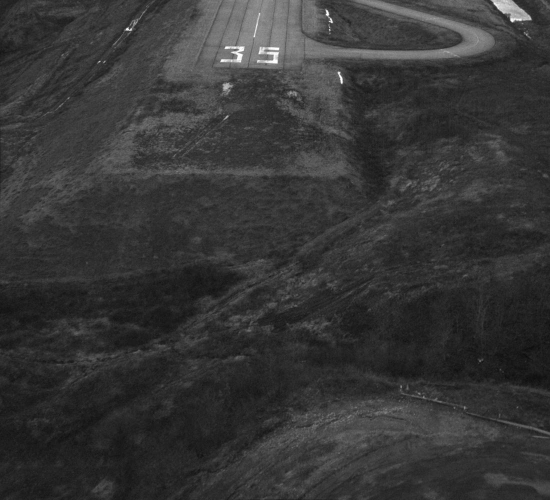
%> input picture assgn7/data/landing/frame0195_crop.jpg, 1100 x 1000 px (shown at 1/2 size); its folder holds only this picture in this run
$ octave mb_demo_landing.m   (GNU Octave 9; MATLAB toolbox functions it lacks are replaced by stand-ins)
%> lines starting %> are read from the running program, lines starting %| are printed output that depends on the picture
### assgn7/matlab/initAffineMBTracker.m
function [affineMBContext] = initAffineMBTracker(img, rect)

x = rect(1); y = rect(2); w = rect(3); h = rect(4);

[Xq, Yq] = meshgrid((x:x+w-1), (y:y+h-1));
tmp = interp2(im2double(img), double(Xq), double(Yq));
% tmp = tmp * 225;

%% 3. Evaluate gradient of template
[Tx, Ty] = gradient(tmp);
grad_T = [Tx(:) Ty(:)]';

%% 4. Evaluate jacobian
xs = 0:w-1;
ys = 0:h-1;
m = w * h;

dW_dp = zeros(2*m, 6);
dW_dp(1:2:end, 1) = reshape(repmat(xs', 1, h)', [m 1]);
dW_dp(2:2:end, 2) = reshape(repmat(xs', 1, h)', [m 1]);
dW_dp(1:2:end, 3) = repmat(ys, 1, w);
dW_dp(2:2:end, 4) = repmat(ys, 1, w);
dW_dp(:, 5) = repmat([1 0], 1, m);
dW_dp(:, 6) = repmat([0 1], 1, m);

%% 5. Compute steepest image gradT_J
affineMBContext.gradT_J = zeros(m, 6);
for pixel = 1:m
    affineMBContext.gradT_J(pixel, :) = grad_T(:, pixel)' * dW_dp((2*pixel-1:2*pixel), :);
end

%% 6. Compute hessian and then inverse
affineMBContext.invH = inv(affineMBContext.gradT_J' * affineMBContext.gradT_J);
end

### assgn7/matlab/mb_demo_landing.m
tracker = [440 90 565-440 135-90];
x = tracker(1); y = tracker(2); w = tracker(3); h = tracker(4);

%% Initialize the tracker
% figure;

% TODO run the Matthew-Baker alignment in both landing and car sequences
prepath = '../data/landing/';
frames = dir(strcat(prepath, '*.jpg'));

prev_frame = imread(strcat(prepath, frames(1).name));
%> prev_frame is the input picture: size 1000x1100 uint8; min 10, max 255, mean 54.1

% imshow(prev_frame)
% ginput(2)
[Xq, Yq] = meshgrid((x:x+w-1), (y:y+h-1));
template = interp2(im2double(prev_frame), double(Xq), double(Yq));
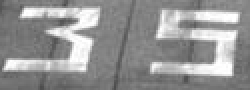
%> template: size 45x125 double (shown 2 times larger); min 0.298, max 1, mean 0.584
tmp_corners = [1 1; 1 h; w h; w 1]';

context = initAffineMBTracker(prev_frame, tracker);
%> in initAffineMBTracker, `[Tx, Ty] = gradient(tmp);`:
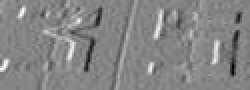
%> Tx: size 45x125 double (shown 2 times larger); min -0.282, max 0.259, mean 0.000369; drawn with min black and max white
%> in initAffineMBTracker, `[Tx, Ty] = gradient(tmp);`:
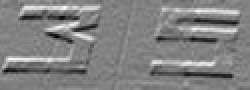
%> Ty: size 45x125 double (shown 2 times larger); min -0.284, max 0.273, mean -0.00159; drawn with min black and max white
%> in initAffineMBTracker, `affineMBContext.invH = inv(affineMBContext.gradT_J' * affineMBContext...`: affineMBContext.invH = [6.59e-05 -3.67e-06 -1.6e-05 -9.87e-07 -0.00392 0.000315; -3.67e-06 2.69e-05 -2.09e-06 -1.72e-06 0.000337 -0.00163; -1.6e-05 -2.09e-06 0.000823 -4.56e-05 -0.0161 0.00113; -9.87e-07 -1.72e-06 -4.56e-05 0.000282 0.00106 -0.00528; -0.00392 0.000337 -0.0161 0.00106 0.679 -0.0538; 0.000315 -0.00163 0.00113 -0.00528 -0.0538 0.242]

vid = VideoWriter('mb_landing.avi');
open(vid);

%% Start tracking
% initially, W(x; 0) so p = 0 for every estimation of p per frame
Win = [ 1 0 x; 0 1 y; 0 0 1 ];
p_init = [0 0 x; 0 0 y];
for i = 2:length(frames)
    new_frame = imread(strcat(prepath, frames(i).name));

    Wout = affineMBTracker(new_frame, template, tracker, Win, context);

    warp_pts =  Wout * [tmp_corners; ones(1, size(tmp_corners, 2))];
    warp_pts_ = warp_pts(1:2, :);
    min_xy = min(warp_pts_, [], 2);
    max_xy = max(warp_pts_, [], 2);
    new_tracker = [min_xy(1), min_xy(2), max_xy(1) - min_xy(1), max_xy(2) - min_xy(2)];

    Win = Wout;

    clf;
    hold on;
    axis tight;
    imshow(new_frame, 'border', 'tight');
    rectangle('Position', new_tracker, 'EdgeColor', [1 1 0], 'LineWidth', 2);
    text(new_tracker(1), new_tracker(2)-15, 'MB', 'Color', [1 1 0], 'FontSize', 14, 'FontWeight', 'bold');
    % plot([warp_pts(1,:) warp_pts(1,1)], [warp_pts(2,:) warp_pts(2,1)], 'r-');
    % Frame #
    % annotation('textbox', [0.5, 0.5, 0, 0], 'string', sprintf('frame #%d', i), 'Color', 'Red');
    drawnow;

    frame = getframe(gcf);
    writeVideo(vid, frame.cdata);
end

close(vid);

$ run again, on assgn7/data/landing/frame0217_crop.jpg
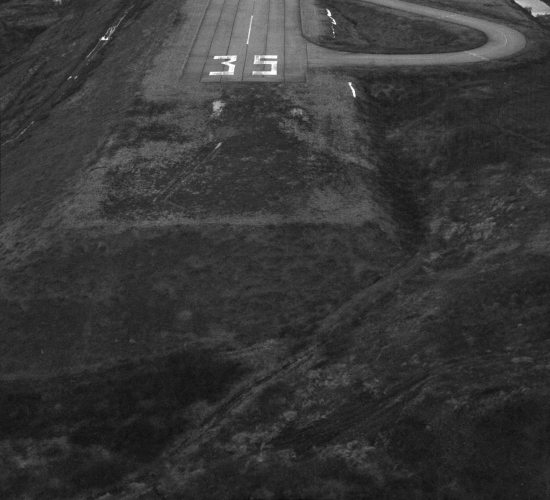
%> input picture assgn7/data/landing/frame0217_crop.jpg, 1100 x 1000 px (shown at 1/2 size)
%> prev_frame is the input picture: size 1000x1100 uint8; min 6, max 255, mean 54.4
%> `template = interp2(im2double(prev_frame), double(Xq), double(Yq));`:
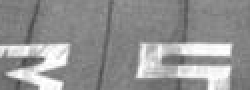
%> template: size 45x125 double (shown 2 times larger); min 0.251, max 1, mean 0.578
%> in initAffineMBTracker, `[Tx, Ty] = gradient(tmp);`:
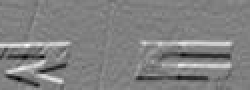
%> Ty: size 45x125 double (shown 2 times larger); min -0.312, max 0.306, mean 0.000766; drawn with min black and max white
%> affineMBContext.invH = [9.06e-05 -3.47e-06 -1.99e-05 -3.38e-05 -0.00479 0.00125; -3.47e-06 3.3e-05 -1.28e-05 2.1e-05 0.000639 -0.00251; -1.99e-05 -1.28e-05 0.00118 -3.15e-05 -0.0341 0.00216; -3.38e-05 2.1e-05 -3.15e-05 0.00104 0.00396 -0.0321; -0.00479 0.000639 -0.0341 0.00396 1.42 -0.178; 0.00125 -0.00251 0.00216 -0.0321 -0.178 1.15]

$ run again, on assgn7/data/landing/frame0240_crop.jpg
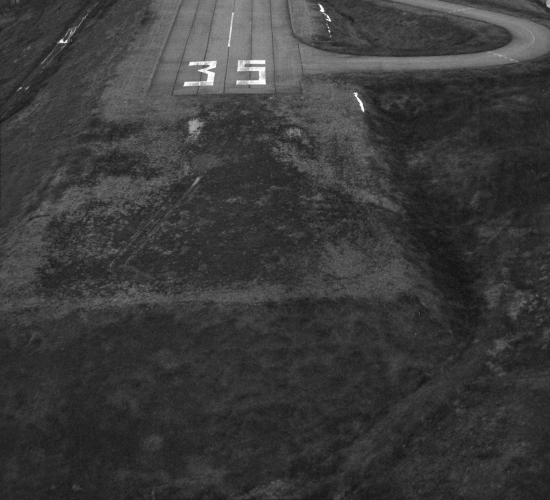
%> input picture assgn7/data/landing/frame0240_crop.jpg, 1100 x 1000 px (shown at 1/2 size)
%> prev_frame is the input picture: size 1000x1100 uint8; min 11, max 255, mean 58.2
%> in initAffineMBTracker, `[Tx, Ty] = gradient(tmp);`:
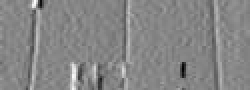
%> Tx: size 45x125 double (shown 2 times larger); min -0.235, max 0.212, mean -0.000131; drawn with min black and max white
%> in initAffineMBTracker, `[Tx, Ty] = gradient(tmp);`:
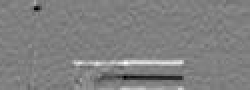
%> Ty: size 45x125 double (shown 2 times larger); min -0.28, max 0.278, mean 0.00107; drawn with min black and max white
%> affineMBContext.invH = [0.000207 -1.07e-05 -6.05e-05 -2.29e-05 -0.00953 0.00167; -1.07e-05 0.000412 -2.96e-06 -0.000363 0.00142 -0.0155; -6.05e-05 -2.96e-06 0.00105 -0.000113 -0.0242 0.00394; -2.29e-05 -0.000363 -0.000113 0.00192 0.00438 -0.0383; -0.00953 0.00142 -0.0242 0.00438 1.35 -0.258; 0.00167 -0.0155 0.00394 -0.0383 -0.258 2.42]

$ run again, on assgn7/data/landing/frame0201_crop.jpg
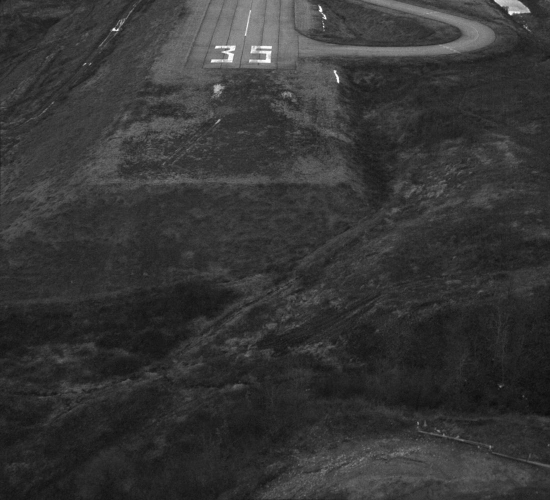
%> input picture assgn7/data/landing/frame0201_crop.jpg, 1100 x 1000 px (shown at 1/2 size)
%> prev_frame is the input picture: size 1000x1100 uint8; min 7, max 255, mean 53.7
%> `template = interp2(im2double(prev_frame), double(Xq), double(Yq));`:
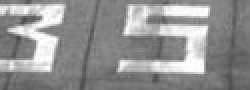
%> template: size 45x125 double (shown 2 times larger); min 0.275, max 1, mean 0.578
%> in initAffineMBTracker, `[Tx, Ty] = gradient(tmp);`:
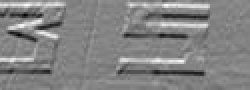
%> Ty: size 45x125 double (shown 2 times larger); min -0.298, max 0.276, mean -0.0016; drawn with min black and max white
%> affineMBContext.invH = [7.45e-05 -2.45e-06 -1.18e-05 4.51e-08 -0.00399 0.000171; -2.45e-06 3.3e-05 -5.3e-07 -8.06e-06 0.000178 -0.00164; -1.18e-05 -5.3e-07 0.000813 -3.67e-05 -0.0152 0.000765; 4.51e-08 -8.06e-06 -3.67e-05 0.000294 0.000716 -0.0046; -0.00399 0.000178 -0.0152 0.000716 0.613 -0.031; 0.000171 -0.00164 0.000765 -0.0046 -0.031 0.21]
